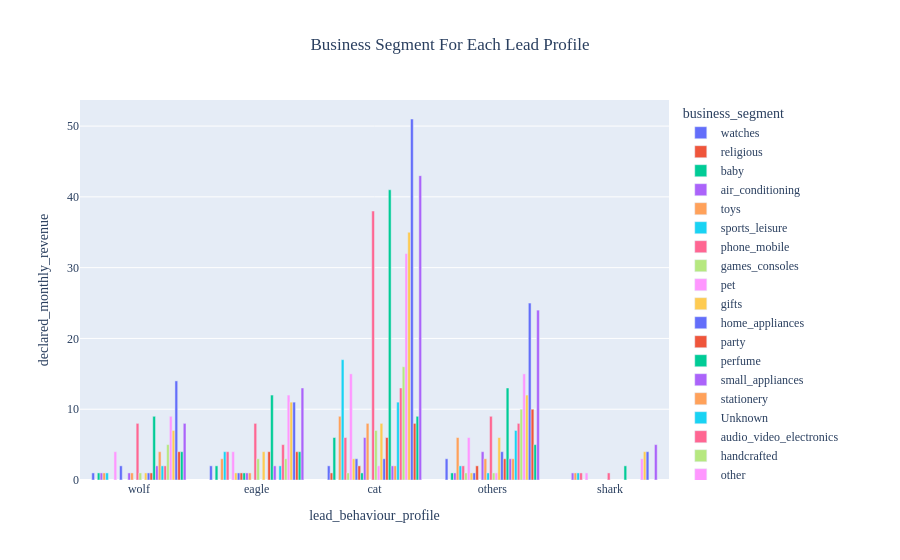

Notebook code cell kept with this figure:
### Code cell
q7 = df.groupby(['lead_behaviour_profile','business_segment'],as_index=False)\
                ['declared_monthly_revenue'].count()\
                                            .sort_values(by='declared_monthly_revenue')\
                .query('lead_behaviour_profile!="Unknown" and declared_monthly_revenue!=0')

ex.bar(q7, y ='declared_monthly_revenue',x='lead_behaviour_profile',
       barmode='group',color='business_segment',title ="Business Segment For Each Lead Profile" )\
        .update_layout(title_x=0.5,font=dict(family="moon heavy"))

### Figure 1 — Plotly figure (JSON) as saved in the notebook; plotly's stock layout.template omitted (floating-point values rounded to 4 significant figures)
{"data": [{"alignmentgroup": "True", "hovertemplate": "business_segment=watches<br>lead_behaviour_profile=%{x}<br>declared_monthly_revenue=%{y}<extra></extra>", "legendgroup": "watches", "marker": {"color": "#636efa", "pattern": {"shape": ""}}, "name": "watches", "offsetgroup": "watches", "orientation": "v", "showlegend": true, "textposition": "auto", "type": "bar", "x": ["wolf", "eagle", "cat", "others"], "xaxis": "x", "y": [1, 2, 2, 3], "yaxis": "y"}, {"alignmentgroup": "True", "hovertemplate": "business_segment=religious<br>lead_behaviour_profile=%{x}<br>declared_monthly_revenue=%{y}<extra></extra>", "legendgroup": "religious", "marker": {"color": "#EF553B", "pattern": {"shape": ""}}, "name": "religious", "offsetgroup": "religious", "orientation": "v", "showlegend": true, "textposition": "auto", "type": "bar", "x": ["cat"], "xaxis": "x", "y": [1], "yaxis": "y"}, {"alignmentgroup": "True", "hovertemplate": "business_segment=baby<br>lead_behaviour_profile=%{x}<br>declared_monthly_revenue=%{y}<extra></extra>", "legendgroup": "baby", "marker": {"color": "#00cc96", "pattern": {"shape": ""}}, "name": "baby", "offsetgroup": "baby", "orientation": "v", "showlegend": true, "textposition": "auto", "type": "bar", "x": ["wolf", "others", "eagle", "cat"], "xaxis": "x", "y": [1, 1, 2, 6], "yaxis": "y"}, {"alignmentgroup": "True", "hovertemplate": "business_segment=air_conditioning<br>lead_behaviour_profile=%{x}<br>declared_monthly_revenue=%{y}<extra></extra>", "legendgroup": "air_conditioning", "marker": {"color": "#ab63fa", "pattern": {"shape": ""}}, "name": "air_conditioning", "offsetgroup": "air_conditioning", "orientation": "v", "showlegend": true, "textposition": "auto", "type": "bar", "x": ["wolf", "shark", "others"], "xaxis": "x", "y": [1, 1, 1], "yaxis": "y"}, {"alignmentgroup": "True", "hovertemplate": "business_segment=toys<br>lead_behaviour_profile=%{x}<br>declared_monthly_revenue=%{y}<extra></extra>", "legendgroup": "toys", "marker": {"color": "#FFA15A", "pattern": {"shape": ""}}, "name": "toys", "offsetgroup": "toys", "orientation": "v", "showlegend": true, "textposition": "auto", "type": "bar", "x": ["shark", "wolf", "eagle", "others", "cat"], "xaxis": "x", "y": [1, 1, 3, 6, 9], "yaxis": "y"}, {"alignmentgroup": "True", "hovertemplate": "business_segment=sports_leisure<br>lead_behaviour_profile=%{x}<br>declared_monthly_revenue=%{y}<extra></extra>", "legendgroup": "sports_leisure", "marker": {"color": "#19d3f3", "pattern": {"shape": ""}}, "name": "sports_leisure", "offsetgroup": "sports_leisure", "orientation": "v", "showlegend": true, "textposition": "auto", "type": "bar", "x": ["shark", "wolf", "others", "eagle", "cat"], "xaxis": "x", "y": [1, 1, 2, 4, 17], "yaxis": "y"}, {"alignmentgroup": "True", "hovertemplate": "business_segment=phone_mobile<br>lead_behaviour_profile=%{x}<br>declared_monthly_revenue=%{y}<extra></extra>", "legendgroup": "phone_mobile", "marker": {"color": "#FF6692", "pattern": {"shape": ""}}, "name": "phone_mobile", "offsetgroup": "phone_mobile", "orientation": "v", "showlegend": true, "textposition": "auto", "type": "bar", "x": ["shark", "others", "eagle", "cat"], "xaxis": "x", "y": [1, 2, 4, 6], "yaxis": "y"}, {"alignmentgroup": "True", "hovertemplate": "business_segment=games_consoles<br>lead_behaviour_profile=%{x}<br>declared_monthly_revenue=%{y}<extra></extra>", "legendgroup": "games_consoles", "marker": {"color": "#B6E880", "pattern": {"shape": ""}}, "name": "games_consoles", "offsetgroup": "games_consoles", "orientation": "v", "showlegend": true, "textposition": "auto", "type": "bar", "x": ["others", "cat"], "xaxis": "x", "y": [1, 1], "yaxis": "y"}, {"alignmentgroup": "True", "hovertemplate": "business_segment=pet<br>lead_behaviour_profile=%{x}<br>declared_monthly_revenue=%{y}<extra></extra>", "legendgroup": "pet", "marker": {"color": "#FF97FF", "pattern": {"shape": ""}}, "name": "pet", "offsetgroup": "pet", "orientation": "v", "showlegend": true, "textposition": "auto", "type": "bar", "x": ["shark", "eagle", "wolf", "others", "cat"], "xaxis": "x", "y": [1, 4, 4, 6, 15], "yaxis": "y"}, {"alignmentgroup": "True", "hovertemplate": "business_segment=gifts<br>lead_behaviour_profile=%{x}<br>declared_monthly_revenue=%{y}<extra></extra>", "legendgroup": "gifts", "marker": {"color": "#FECB52", "pattern": {"shape": ""}}, "name": "gifts", "offsetgroup": "gifts", "orientation": "v", "showlegend": true, "textposition": "auto", "type": "bar", "x": ["eagle", "others", "cat"], "xaxis": "x", "y": [1, 1, 3], "yaxis": "y"}, {"alignmentgroup": "True", "hovertemplate": "business_segment=home_appliances<br>lead_behaviour_profile=%{x}<br>declared_monthly_revenue=%{y}<extra></extra>", "legendgroup": "home_appliances", "marker": {"color": "#636efa", "pattern": {"shape": ""}}, "name": "home_appliances", "offsetgroup": "home_appliances", "orientation": "v", "showlegend": true, "textposition": "auto", "type": "bar", "x": ["eagle", "others", "wolf", "cat"], "xaxis": "x", "y": [1, 1, 2, 3], "yaxis": "y"}, {"alignmentgroup": "True", "hovertemplate": "business_segment=party<br>lead_behaviour_profile=%{x}<br>declared_monthly_revenue=%{y}<extra></extra>", "legendgroup": "party", "marker": {"color": "#EF553B", "pattern": {"shape": ""}}, "name": "party", "offsetgroup": "party", "orientation": "v", "showlegend": true, "textposition": "auto", "type": "bar", "x": ["eagle", "cat", "others"], "xaxis": "x", "y": [1, 2, 2], "yaxis": "y"}, {"alignmentgroup": "True", "hovertemplate": "business_segment=perfume<br>lead_behaviour_profile=%{x}<br>declared_monthly_revenue=%{y}<extra></extra>", "legendgroup": "perfume", "marker": {"color": "#00cc96", "pattern": {"shape": ""}}, "name": "perfume", "offsetgroup": "perfume", "orientation": "v", "showlegend": true, "textposition": "auto", "type": "bar", "x": ["eagle", "cat"], "xaxis": "x", "y": [1, 1], "yaxis": "y"}, {"alignmentgroup": "True", "hovertemplate": "business_segment=small_appliances<br>lead_behaviour_profile=%{x}<br>declared_monthly_revenue=%{y}<extra></extra>", "legendgroup": "small_appliances", "marker": {"color": "#ab63fa", "pattern": {"shape": ""}}, "name": "small_appliances", "offsetgroup": "small_appliances", "orientation": "v", "showlegend": true, "textposition": "auto", "type": "bar", "x": ["eagle", "wolf", "others", "cat"], "xaxis": "x", "y": [1, 1, 4, 6], "yaxis": "y"}, {"alignmentgroup": "True", "hovertemplate": "business_segment=stationery<br>lead_behaviour_profile=%{x}<br>declared_monthly_revenue=%{y}<extra></extra>", "legendgroup": "stationery", "marker": {"color": "#FFA15A", "pattern": {"shape": ""}}, "name": "stationery", "offsetgroup": "stationery", "orientation": "v", "showlegend": true, "textposition": "auto", "type": "bar", "x": ["eagle", "wolf", "others", "cat"], "xaxis": "x", "y": [1, 1, 3, 8], "yaxis": "y"}, {"alignmentgroup": "True", "hovertemplate": "business_segment=Unknown<br>lead_behaviour_profile=%{x}<br>declared_monthly_revenue=%{y}<extra></extra>", "legendgroup": "Unknown", "marker": {"color": "#19d3f3", "pattern": {"shape": ""}}, "name": "Unknown", "offsetgroup": "Unknown", "orientation": "v", "showlegend": true, "textposition": "auto", "type": "bar", "x": ["others"], "xaxis": "x", "y": [1], "yaxis": "y"}, {"alignmentgroup": "True", "hovertemplate": "business_segment=audio_video_electronics<br>lead_behaviour_profile=%{x}<br>declared_monthly_revenue=%{y}<extra></extra>", "legendgroup": "audio_video_electronics", "marker": {"color": "#FF6692", "pattern": {"shape": ""}}, "name": "audio_video_electronics", "offsetgroup": "audio_video_electronics", "orientation": "v", "showlegend": true, "textposition": "auto", "type": "bar", "x": ["shark", "wolf", "eagle", "others", "cat"], "xaxis": "x", "y": [1, 8, 8, 9, 38], "yaxis": "y"}, {"alignmentgroup": "True", "hovertemplate": "business_segment=handcrafted<br>lead_behaviour_profile=%{x}<br>declared_monthly_revenue=%{y}<extra></extra>", "legendgroup": "handcrafted", "marker": {"color": "#B6E880", "pattern": {"shape": ""}}, "name": "handcrafted", "offsetgroup": "handcrafted", "orientation": "v", "showlegend": true, "textposition": "auto", "type": "bar", "x": ["wolf", "others", "eagle", "cat"], "xaxis": "x", "y": [1, 1, 3, 7], "yaxis": "y"}, {"alignmentgroup": "True", "hovertemplate": "business_segment=other<br>lead_behaviour_profile=%{x}<br>declared_monthly_revenue=%{y}<extra></extra>", "legendgroup": "other", "marker": {"color": "#FF97FF", "pattern": {"shape": ""}}, "name": "other", "offsetgroup": "other", "orientation": "v", "showlegend": true, "textposition": "auto", "type": "bar", "x": ["others", "cat"], "xaxis": "x", "y": [1, 2], "yaxis": "y"}, {"alignmentgroup": "True", "hovertemplate": "business_segment=fashion_accessories<br>lead_behaviour_profile=%{x}<br>declared_monthly_revenue=%{y}<extra></extra>", "legendgroup": "fashion_accessories", "marker": {"color": "#FECB52", "pattern": {"shape": ""}}, "name": "fashion_accessories", "offsetgroup": "fashion_accessories", "orientation": "v", "showlegend": true, "textposition": "auto", "type": "bar", "x": ["wolf", "eagle", "others", "cat"], "xaxis": "x", "y": [1, 4, 6, 8], "yaxis": "y"}, {"alignmentgroup": "True", "hovertemplate": "business_segment=jewerly<br>lead_behaviour_profile=%{x}<br>declared_monthly_revenue=%{y}<extra></extra>", "legendgroup": "jewerly", "marker": {"color": "#636efa", "pattern": {"shape": ""}}, "name": "jewerly", "offsetgroup": "jewerly", "orientation": "v", "showlegend": true, "textposition": "auto", "type": "bar", "x": ["wolf", "cat", "others"], "xaxis": "x", "y": [1, 3, 4], "yaxis": "y"}, {"alignmentgroup": "True", "hovertemplate": "business_segment=home_office_furniture<br>lead_behaviour_profile=%{x}<br>declared_monthly_revenue=%{y}<extra></extra>", "legendgroup": "home_office_furniture", "marker": {"color": "#EF553B", "pattern": {"shape": ""}}, "name": "home_office_furniture", "offsetgroup": "home_office_furniture", "orientation": "v", "showlegend": true, "textposition": "auto", "type": "bar", "x": ["wolf", "others", "eagle", "cat"], "xaxis": "x", "y": [1, 3, 4, 6], "yaxis": "y"}, {"alignmentgroup": "True", "hovertemplate": "business_segment=car_accessories<br>lead_behaviour_profile=%{x}<br>declared_monthly_revenue=%{y}<extra></extra>", "legendgroup": "car_accessories", "marker": {"color": "#00cc96", "pattern": {"shape": ""}}, "name": "car_accessories", "offsetgroup": "car_accessories", "orientation": "v", "showlegend": true, "textposition": "auto", "type": "bar", "x": ["shark", "wolf", "eagle", "others", "cat"], "xaxis": "x", "y": [2, 9, 12, 13, 41], "yaxis": "y"}, {"alignmentgroup": "True", "hovertemplate": "business_segment=music_instruments<br>lead_behaviour_profile=%{x}<br>declared_monthly_revenue=%{y}<extra></extra>", "legendgroup": "music_instruments", "marker": {"color": "#ab63fa", "pattern": {"shape": ""}}, "name": "music_instruments", "offsetgroup": "music_instruments", "orientation": "v", "showlegend": true, "textposition": "auto", "type": "bar", "x": ["wolf", "eagle", "cat", "others"], "xaxis": "x", "y": [2, 2, 2, 3], "yaxis": "y"}, {"alignmentgroup": "True", "hovertemplate": "business_segment=books<br>lead_behaviour_profile=%{x}<br>declared_monthly_revenue=%{y}<extra></extra>", "legendgroup": "books", "marker": {"color": "#FFA15A", "pattern": {"shape": ""}}, "name": "books", "offsetgroup": "books", "orientation": "v", "showlegend": true, "textposition": "auto", "type": "bar", "x": ["cat", "others", "wolf"], "xaxis": "x", "y": [2, 3, 4], "yaxis": "y"}, {"alignmentgroup": "True", "hovertemplate": "business_segment=bed_bath_table<br>lead_behaviour_profile=%{x}<br>declared_monthly_revenue=%{y}<extra></extra>", "legendgroup": "bed_bath_table", "marker": {"color": "#19d3f3", "pattern": {"shape": ""}}, "name": "bed_bath_table", "offsetgroup": "bed_bath_table", "orientation": "v", "showlegend": true, "textposition": "auto", "type": "bar", "x": ["wolf", "eagle", "others", "cat"], "xaxis": "x", "y": [2, 2, 7, 11], "yaxis": "y"}, {"alignmentgroup": "True", "hovertemplate": "business_segment=food_supplement<br>lead_behaviour_profile=%{x}<br>declared_monthly_revenue=%{y}<extra></extra>", "legendgroup": "food_supplement", "marker": {"color": "#FF6692", "pattern": {"shape": ""}}, "name": "food_supplement", "offsetgroup": "food_supplement", "orientation": "v", "showlegend": true, "textposition": "auto", "type": "bar", "x": ["wolf", "eagle", "others", "cat"], "xaxis": "x", "y": [2, 5, 8, 13], "yaxis": "y"}, {"alignmentgroup": "True", "hovertemplate": "business_segment=computers<br>lead_behaviour_profile=%{x}<br>declared_monthly_revenue=%{y}<extra></extra>", "legendgroup": "computers", "marker": {"color": "#B6E880", "pattern": {"shape": ""}}, "name": "computers", "offsetgroup": "computers", "orientation": "v", "showlegend": true, "textposition": "auto", "type": "bar", "x": ["eagle", "wolf", "others", "cat"], "xaxis": "x", "y": [3, 5, 10, 16], "yaxis": "y"}, {"alignmentgroup": "True", "hovertemplate": "business_segment=household_utilities<br>lead_behaviour_profile=%{x}<br>declared_monthly_revenue=%{y}<extra></extra>", "legendgroup": "household_utilities", "marker": {"color": "#FF97FF", "pattern": {"shape": ""}}, "name": "household_utilities", "offsetgroup": "household_utilities", "orientation": "v", "showlegend": true, "textposition": "auto", "type": "bar", "x": ["shark", "wolf", "eagle", "others", "cat"], "xaxis": "x", "y": [3, 9, 12, 15, 32], "yaxis": "y"}, {"alignmentgroup": "True", "hovertemplate": "business_segment=construction_tools_house_garden<br>lead_behaviour_profile=%{x}<br>declared_monthly_revenue=%{y}<extra></extra>", "legendgroup": "construction_tools_house_garden", "marker": {"color": "#FECB52", "pattern": {"shape": ""}}, "name": "construction_tools_house_garden", "offsetgroup": "construction_tools_house_garden", "orientation": "v", "showlegend": true, "textposition": "auto", "type": "bar", "x": ["shark", "wolf", "eagle", "others", "cat"], "xaxis": "x", "y": [4, 7, 11, 12, 35], "yaxis": "y"}, {"alignmentgroup": "True", "hovertemplate": "business_segment=home_decor<br>lead_behaviour_profile=%{x}<br>declared_monthly_revenue=%{y}<extra></extra>", "legendgroup": "home_decor", "marker": {"color": "#636efa", "pattern": {"shape": ""}}, "name": "home_decor", "offsetgroup": "home_decor", "orientation": "v", "showlegend": true, "textposition": "auto", "type": "bar", "x": ["shark", "eagle", "wolf", "others", "cat"], "xaxis": "x", "y": [4, 11, 14, 25, 51], "yaxis": "y"}, {"alignmentgroup": "True", "hovertemplate": "business_segment=food_drink<br>lead_behaviour_profile=%{x}<br>declared_monthly_revenue=%{y}<extra></extra>", "legendgroup": "food_drink", "marker": {"color": "#EF553B", "pattern": {"shape": ""}}, "name": "food_drink", "offsetgroup": "food_drink", "orientation": "v", "showlegend": true, "textposition": "auto", "type": "bar", "x": ["eagle", "wolf", "cat", "others"], "xaxis": "x", "y": [4, 4, 8, 10], "yaxis": "y"}, {"alignmentgroup": "True", "hovertemplate": "business_segment=bags_backpacks<br>lead_behaviour_profile=%{x}<br>declared_monthly_revenue=%{y}<extra></extra>", "legendgroup": "bags_backpacks", "marker": {"color": "#00cc96", "pattern": {"shape": ""}}, "name": "bags_backpacks", "offsetgroup": "bags_backpacks", "orientation": "v", "showlegend": true, "textposition": "auto", "type": "bar", "x": ["eagle", "wolf", "others", "cat"], "xaxis": "x", "y": [4, 4, 5, 9], "yaxis": "y"}, {"alignmentgroup": "True", "hovertemplate": "business_segment=health_beauty<br>lead_behaviour_profile=%{x}<br>declared_monthly_revenue=%{y}<extra></extra>", "legendgroup": "health_beauty", "marker": {"color": "#ab63fa", "pattern": {"shape": ""}}, "name": "health_beauty", "offsetgroup": "health_beauty", "orientation": "v", "showlegend": true, "textposition": "auto", "type": "bar", "x": ["shark", "wolf", "eagle", "others", "cat"], "xaxis": "x", "y": [5, 8, 13, 24, 43], "yaxis": "y"}], "layout": {"barmode": "group", "font": {"family": "moon heavy"}, "legend": {"title": {"text": "business_segment"}, "tracegroupgap": 0}, "title": {"text": "Business Segment For Each Lead Profile", "x": 0.5}, "xaxis": {"anchor": "y", "domain": [0.0, 1.0], "title": {"text": "lead_behaviour_profile"}}, "yaxis": {"anchor": "x", "domain": [0.0, 1.0], "title": {"text": "declared_monthly_revenue"}}}}
